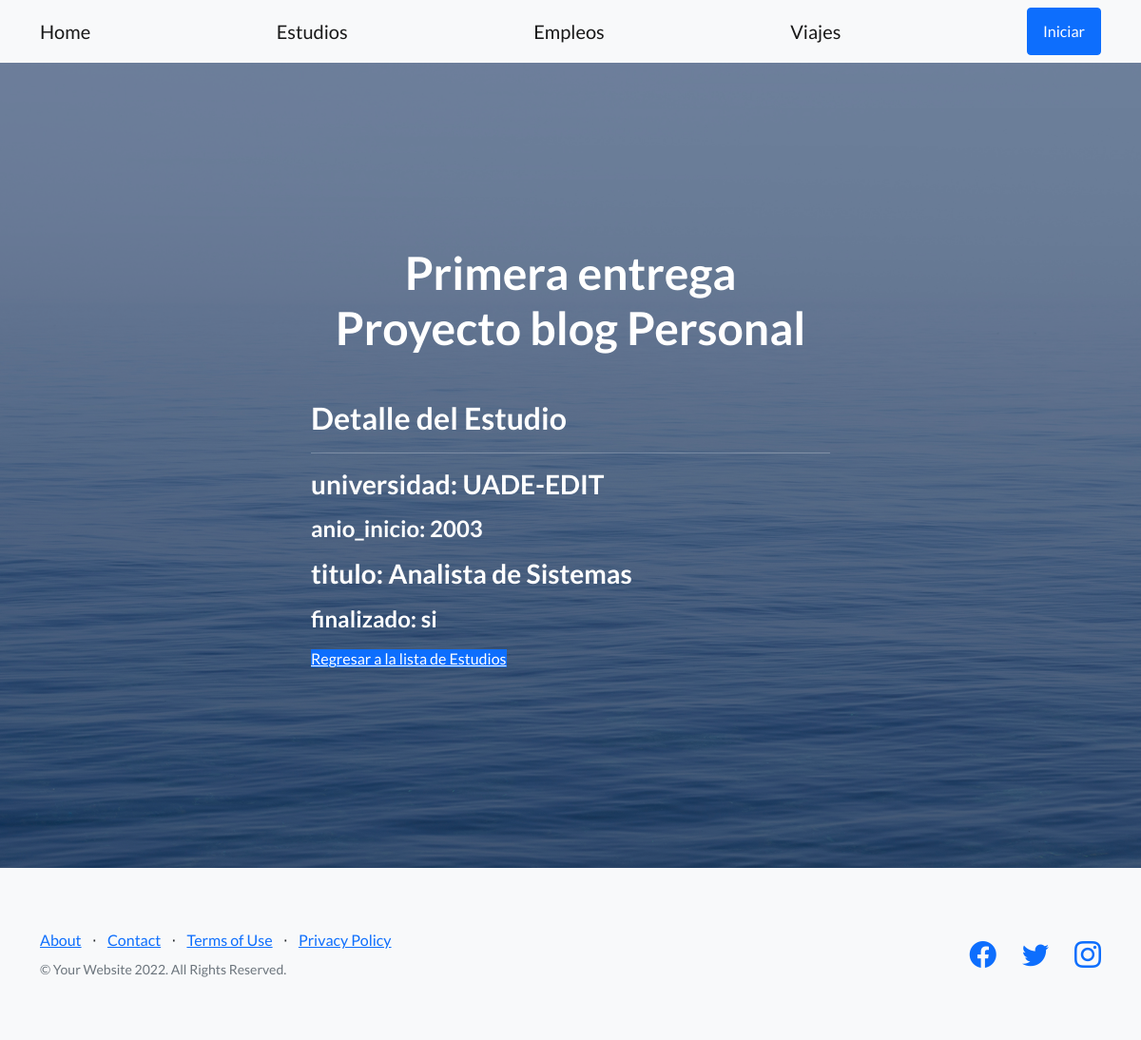
Screenshot of /blog_sab_app/estudio/5/detail with the database file from the repository.
### blog_sab_app/models.py (models this page shows, shortened)
class Estudio(models.Model):
    universidad = models.CharField(max_length=40)
    anio_inicio = models.IntegerField()
    titulo = models.CharField(max_length=40)
    finalizado = models.CharField(max_length=2)

### blog_sab_app/views.py (the view)
# urls.py: path('estudio/<int:pk>/detail', views.EstudioDetailView.as_view(), name='estudio-detail'),
class EstudioDetailView(DetailView):
    model = Estudio
    template_name = "blog_sab_app/estudio_detail.html"

### blog_sab_app/templates/blog_sab_app/estudio_detail.html
{% extends "blog_sab_app/index.html" %}
{% load static %}
{% block blog_sab_app_content %}
<h2>Detalle del Estudio</h2>
<hr></hr>
<p><h3>universidad: {{ estudio.universidad }}</h3></p>
<p><h4>anio_inicio: {{ estudio.anio_inicio }}</h4></p>
<p><h3>titulo: {{ estudio.titulo }}</h3></p>
<p><h4>finalizado: {{ estudio.finalizado }}</h4></p>
<p><a class="btn2 btn-primary" href="{% url 'blog_sab_app:estudio-list' %}">Regresar a la lista de Estudios</a></p>
{% endblock %}

### blog_sab_app/templates/blog_sab_app/index.html (shortened to what this page needs)
<!DOCTYPE html>
<html lang="en">
    <head>
        {% load static %}
        <link href="https://cdn.jsdelivr.net/npm/bootstrap-icons@1.5.0/font/bootstrap-icons.css" rel="stylesheet" type="text/css" />
        <link href="{% static 'blog_sab_app/css/styles.css' %}" rel="stylesheet" />
        <link rel="stylesheet" href="https://cdnjs.cloudflare.com/ajax/libs/font-awesome/4.7.0/css/font-awesome.min.css">
    </head>
    <body>
        <nav class="navbar navbar-light bg-light static-top">
            <div class="container">
                <a class="navbar-brand" href="{% url 'blog_sab_app:Home' %}">Home</a>
                <a class="navbar-brand" href="{% url 'blog_sab_app:Estudios' %}">Estudios</a>
                <a class="navbar-brand" href="{% url 'blog_sab_app:Empleos' %}">Empleos</a>
                <a class="navbar-brand" href="{% url 'blog_sab_app:Viajes' %}">Viajes</a>
                <a class="btn btn-primary" href="#login">Iniciar</a>
            </div>
        </nav>
        <header class="masthead">
            <div class="container position-relative">
                <div class="row justify-content-center">
                    <div class="col-xl-6">
                        <div class="text-center text-white">
                            <h1 class="mb-5">Primera entrega <br> Proyecto blog Personal</h1>
                            <div class="text-lg-start text-white">
                                {% block blog_sab_app_content %}
                                {% endblock %}
                            </div>
                        </div>
                    </div>
                </div>
            </div>
        </header>
        <footer class="footer bg-light">
            <div class="container">
                <div class="row">
                    <div class="col-lg-6 h-100 text-center text-lg-start my-auto">
                        <ul class="list-inline mb-2">
                            <li class="list-inline-item"><a href="#!">About</a></li>
                            <li class="list-inline-item">⋅</li>
                            <li class="list-inline-item"><a href="#!">Contact</a></li>
                            <li class="list-inline-item">⋅</li>
                            <li class="list-inline-item"><a href="#!">Terms of Use</a></li>
                            <li class="list-inline-item">⋅</li>
                            <li class="list-inline-item"><a href="#!">Privacy Policy</a></li>
                        </ul>
                        <p class="text-muted small mb-4 mb-lg-0">&copy; Your Website 2022. All Rights Reserved.</p>
                    </div>
                    <div class="col-lg-6 h-100 text-center text-lg-end my-auto">
                        <ul class="list-inline mb-0">
                            <li class="list-inline-item me-4">
                                <a href="#!"><i class="bi-facebook fs-3"></i></a>
                            </li>
                            <li class="list-inline-item me-4">
                                <a href="#!"><i class="bi-twitter fs-3"></i></a>
                            </li>
                            <li class="list-inline-item">
                                <a href="#!"><i class="bi-instagram fs-3"></i></a>
                            </li>
                        </ul>
                    </div>
                </div>
            </div>
        </footer>
    </body>
</html>

### rows the page displays
Estudio: universidad "UADE-EDIT", anio_inicio "2003", titulo "Analista de Sistemas", finalizado "si"
